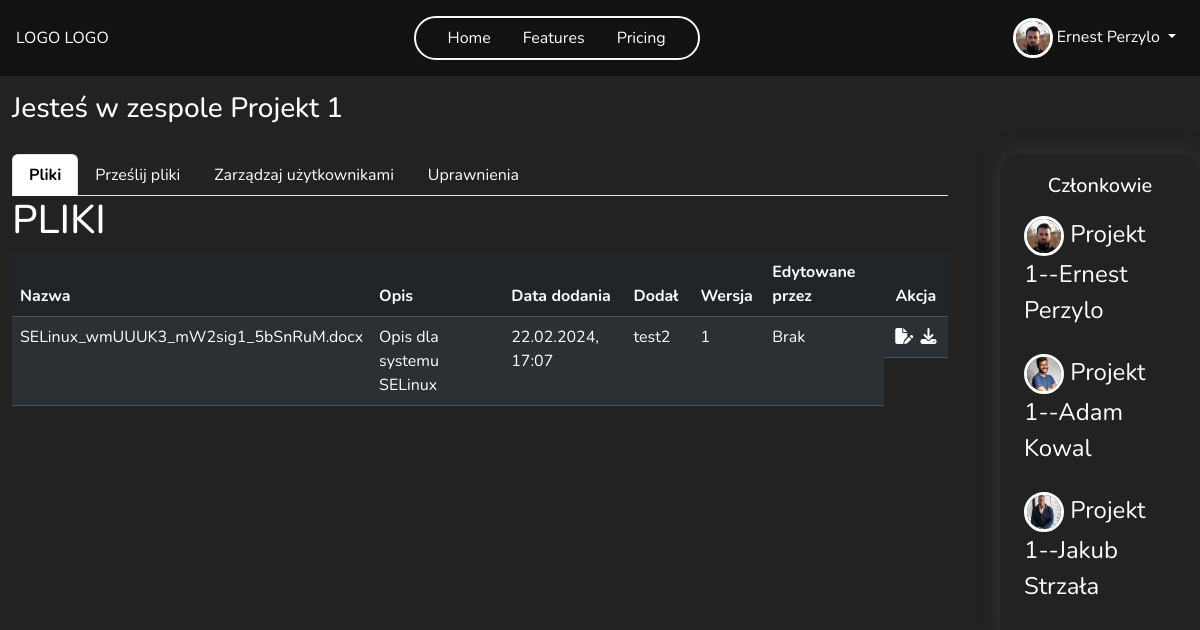
Page /team/2/files (signed in) on the committed database.
### main/models.py (models this page shows, shortened)
class Profile(models.Model):
    user = models.OneToOneField(User, on_delete=models.CASCADE)
    image = models.ImageField(default='default.jpg', upload_to=UniqueFileName('profile_pics'))
    bio = models.TextField(max_length=500, blank=True, null=True)
    country = CountryField(default = 'PL')
    age = models.PositiveSmallIntegerField(blank=True, null=True)
    phone_number = models.CharField(max_length=20, blank=True, null=True)
    website = models.CharField(max_length=255, blank=True, null=True)

class Team(models.Model):
    name = models.CharField(max_length=255)
    founder = models.ForeignKey(User, on_delete=models.CASCADE, related_name='team_founder')
    members = models.ManyToManyField(User, through='TeamMembership', related_name='team_member', blank=True)
    key = models.OneToOneField(Key, on_delete=models.SET_NULL, null=True, blank=True, related_name='team_key', unique=True)
    def __str__(self):
        return self.name
    def get_members(self):
        return TeamMembership.objects.filter(team=self)
    class Meta:
        permissions = [
            ("add_new_member", "Can add new team memeber"),
            ("delete_member", "Can delete team memeber"),
            ("manage_perms", "Can manage all permission in team")
        ]

class File(models.Model):
    PRIVACY_CHOICES = [
        ('public', 'Publiczny'),
        ('confidencial', 'Poufny'),
        ('secret', 'Tajny')
    ]
    class Meta:
        permissions = [
            ('download_file', 'Can download file'),
            ('view_confidencial', 'Can view confidencial files'),
            ('edit_confidencial', 'Can edit confidencial files'),
            ('download_confidencial', 'Can download confidencial files'),
            ('view_secret', 'Can view secret files'),
            ('edit_secret', 'Can edit secret files'),
            ('download_secret', 'Can download secret files'),
        ]
    description = models.CharField(max_length=255)
    author = models.ForeignKey(User, on_delete=models.CASCADE)
    team = models.ForeignKey(Team, on_delete=models.CASCADE)
    file = models.FileField(upload_to=upload_to_team_folder, storage=gd_storage, validators=[CustomFileExtensionValidator(['pdf', 'doc', 'docx'])])
    upload_date = models.DateTimeField(default=timezone.now)
    version = models.SmallIntegerField(default=1)
    last_editor = models.ForeignKey(User, on_delete=models.SET_NULL, null=True, blank=True, related_name='last_edited_files')
    privacy_level = models.CharField(max_length=12, choices=PRIVACY_CHOICES, default='public')
    def get_file_name(self):
        return os.path.basename(self.file.name)
    def download(self, request):
        if self.team.key:
            fernet_team = self.get_team_key()
            encrypt_content = self.file.read()
            decrypted_content = fernet_team.decrypt(encrypt_content)
            mime_type, _ = guess_type(self.file.name)
            response = HttpResponse(decrypted_content, content_type=mime_type)
            response['Content-Disposition'] = f'attachment; filename="{os.path.basename(self.file.name)}"'
        return response

class TeamMembership(models.Model):
    user = models.ForeignKey(User, on_delete=models.CASCADE)
    team = models.ForeignKey(Team, on_delete=models.CASCADE)
    groups = models.ManyToManyField(Group)
    def __str__(self):
        return f'{self.team}--{self.user.get_full_name()}'

### main/views.py (the view)
# urls.py: path('team/<int:id>/files', views.team_files, name='team_files'),
@login_required
def team_files(request, id):
    team, members = get_team_and_members(id)
    files = File.objects.filter(team=team)
    if request.user.is_authenticated:
        user = request.user
    if request.method == 'POST':
        file_id = request.POST.get('file-id')
        file = File.objects.filter(id=file_id).first()
        if file and file.author == request.user:
            file.delete()
            redirect('team_files', id=team.id)
    context = {'team': team, 'files': files, 'user':user, 'members': members, 'user':user}
    return render(request, 'teams/team_files.html', context=context)

### main/views.py (called while the page is built)
def get_team_and_members(id):
    team = get_object_or_404(Team, pk=id)
    members = team.get_members()
    return team, members

### main/templates/teams/team_files.html (shortened to what this page needs)
{% extends "teams/team_detail.html" %}
{% load crispy_forms_tags %}
{% block navbar %}
    {% include 'main/navbar.html' %}
{% endblock navbar %}
{% block team-content %}
<h1>PLIKI</h1>
<table class="table table-striped table-dark ">
  <thead>
    <tr>
      <th class="col-2" scope="col">Nazwa</th>
      <th class="col-3" scope="col">Opis</th>
      <th class="col-2" scope="col">Data dodania</th>
      <th class="col-1" scope="col">Dodał</th>
      <th class="col-1" scope="col">Wersja</th>
      <th class="col-2" scope="col">Edytowane przez</th>
      <th class="col-1 text-center" scope="col">Akcja</th>
    </tr>
  </thead>
  <tbody>
    {% for file in files %}
      <tr>
        <td>{{file.get_file_name}}</td>
        <td>{{file.description}}</td>
        <td>{{file.upload_date|date:"d.m.Y"}}, {{file.upload_date|time:"H:i"}}</td>
        <td>{{file.author}}</td>
        <td>{{file.version}}</td>
        <td>
          {% if file.last_editor %}
            {{ file.last_editor.username }}
          {% else %}
              Brak
          {% endif %}
        </td>
        <td class="d-flex justify-content-around  ">
          <a href="{% url 'edit_file' team.id file.id %}" class="text-white"><i class="fa-solid fa-file-pen"></i></a>
          <a href="{% url 'download_file' file.id %}" class="text-white" target="_blank"><i class="fa-solid fa-download"></i></a>
        </td>
      </tr>
    {% endfor %}
  </tbody>
</table>
{% endblock %}

### main/templates/teams/team_detail.html (shortened to what this page needs)
{% extends "main/base.html" %}
{% load crispy_forms_tags %}
{% block content %}
<div class="container-fluid team-container ">
  <h3 class="mt-3">Jesteś w zespole {{team.name}}</h3>
    <div class="row ">
        <div class="col-10 team-col">
            <ul class="nav nav-tabs">
                <li class="nav-item">
                  <a class="nav-link" aria-current="page" href="{% url 'team_files' team.id %}">Pliki</a>
                </li>
                <li class="nav-item">
                  <a class="nav-link" href="{% url 'team_add_file' team.id %}">Prześlij pliki</a>
                </li>
                {% if user == team.founder %}
                  <li class="nav-item">
                    <a class="nav-link" href="{% url 'team_members' team.id %}">Zarządzaj użytkownikami</a>
                  </li>
                  <li class="nav-item">
                    <a class="nav-link" href="{% url 'team_permission' team.id %}">Uprawnienia</a>
                  </li>
                {% endif %}
              </ul>
            <div class="team-content">
              {% block team-content %}
              {% endblock team-content %}
            </div>
        </div>
        <div class="col-2 members-col" >
            <h5 class="text-center ">Członkowie</h5>
          {% for member in members %}
            <div class="row d-flex align-items-center ">
                <div class="member-name d-flex justify-content-between ">
                    <div>
                      <img src="{{ member.user.profile.image.url }}" class="rounded-circle img-profile">
                      {{member}}
                    </div>
                </div>
            </div>
          {% endfor %}
        </div>
    </div>
</div>
{% endblock content %}

### main/templates/main/base.html (shortened to what this page needs)
<!DOCTYPE html>
<html>
  <head>
    {% load static %}
    <link rel="stylesheet" href="{% static 'style/new.css' %}" />
    <link rel="stylesheet" href="{% static 'style/profile.css' %}" />
    <link rel="stylesheet" href="{% static 'style/team.css' %}" />
    <link href="https://cdn.jsdelivr.net/npm/bootstrap@5.3.2/dist/css/bootstrap.min.css" rel="stylesheet"/>
  </head>
  <body class="bg ">
    {% block navbar %}
    {% endblock navbar %}
    <div class=" main-container ">
      {% block content %}
      {% endblock %}
    </div>
  </body>
</html>

### main/templates/main/navbar.html (shortened to what this page needs)
<nav class="navbar navbar-expand-lg my-nav text-light justify-content-center position-relative p-3 z-3">
  <div class="d-flex justify-content-between w-100 align-items-center">
    <a class=" nav-link" href="/">LOGO LOGO</a>
    <ul class="navbar-nav mb-2 mb-lg-0 justify-content-center border border-2 border-light rounded-pill px-4 gap-3 ">
      <li class="nav-item">
        <a class="nav-link active" aria-current="page" href="{% url 'home' %}">Home</a>
      </li>
      <li class="nav-item">
        <a class="nav-link" href="#">Features</a>
      </li>
      <li class="nav-item">
        <a class="nav-link" href="#">Pricing</a>
      </li>
    </ul>
    <div class="navbar-nav ">
      {% if user.is_authenticated %}
          <div class="nav-item dropdown ml-auto">
            <a class="nav-link dropdown-toggle" href="#" role="button" data-bs-toggle="dropdown" aria-expanded="true">
              <img src="{{ user.profile.image.url }}" class="rounded-circle img-profile">
              {{ user.get_full_name }}
            </a>
          </div>
      {% else %}
      <a
        class="nav-link border border-2 border-light rounded-pill d-flex justify-content-center align-items-center gap-3 position-relative login-icon"
        href="{% url 'my-login' %}">Login<i class="fa-solid fa-user border border-2 border-light rounded-circle position-absolute"></i></a>
      {% endif %}
    </div>
  </div>
</nav>

### static/style/new.css (style rules this page uses)
* { padding: 0; margin: 0; box-sizing: border-box; font-family: 'Nunito', sans-serif; }
.bg { background-color: #121212 !important; color: white; }
.main-container { display: flex; justify-content: center; }
.navbar { height: 76px !important; }
.nav-link { color: white !important; }
.img-profile { width: 40px ; height: 40px; object-fit: cover; border: 3px solid white; }

### static/style/profile.css (style rules this page uses)
.text-light { color: #babbbc !important; }

### static/style/team.css (style rules this page uses)
.team-container { height: calc(100vh - 76px); background-color: #222222; }
.team-col { border-radius: 20px; width: 80% !important; margin-right: 40px; padding: 20px; }
.nav-tabs .nav-link.active { color: black !important; font-weight: 700 !important; }
.members-col { box-shadow: 0 0 20px rgb(52, 52, 52) !important; max-height: 780px !important; border-radius: 20px; padding: 20px; overflow:auto; margin-top: 20px !important; max-height: 670px !important; overflow-y: auto ; }
.members-col .row { margin: 10px 10px 10px 0; }
.member-name { font-size: 24px; width: auto; padding: 8px; position: relative; }

### rows in the picture
Team: name "Projekt 1"
File: get_file_name "SELinux_wmUUUK3_mW2sig1_5bSnRuM.docx", description "Opis dla systemu SELinux", upload_date "22.02.2024", upload_date "17:07", author "test2", version "1", shows "Brak"
TeamMembership: user.profile.image (picture), team+user "Projekt 1--Ernest Perzylo"
TeamMembership: user.profile.image (picture), team+user "Projekt 1--Adam Kowal"
TeamMembership: user.profile.image (picture), team+user "Projekt 1--Jakub Strzała"

### other values in the picture
{{ user.get_full_name }} "Ernest Perzylo"
